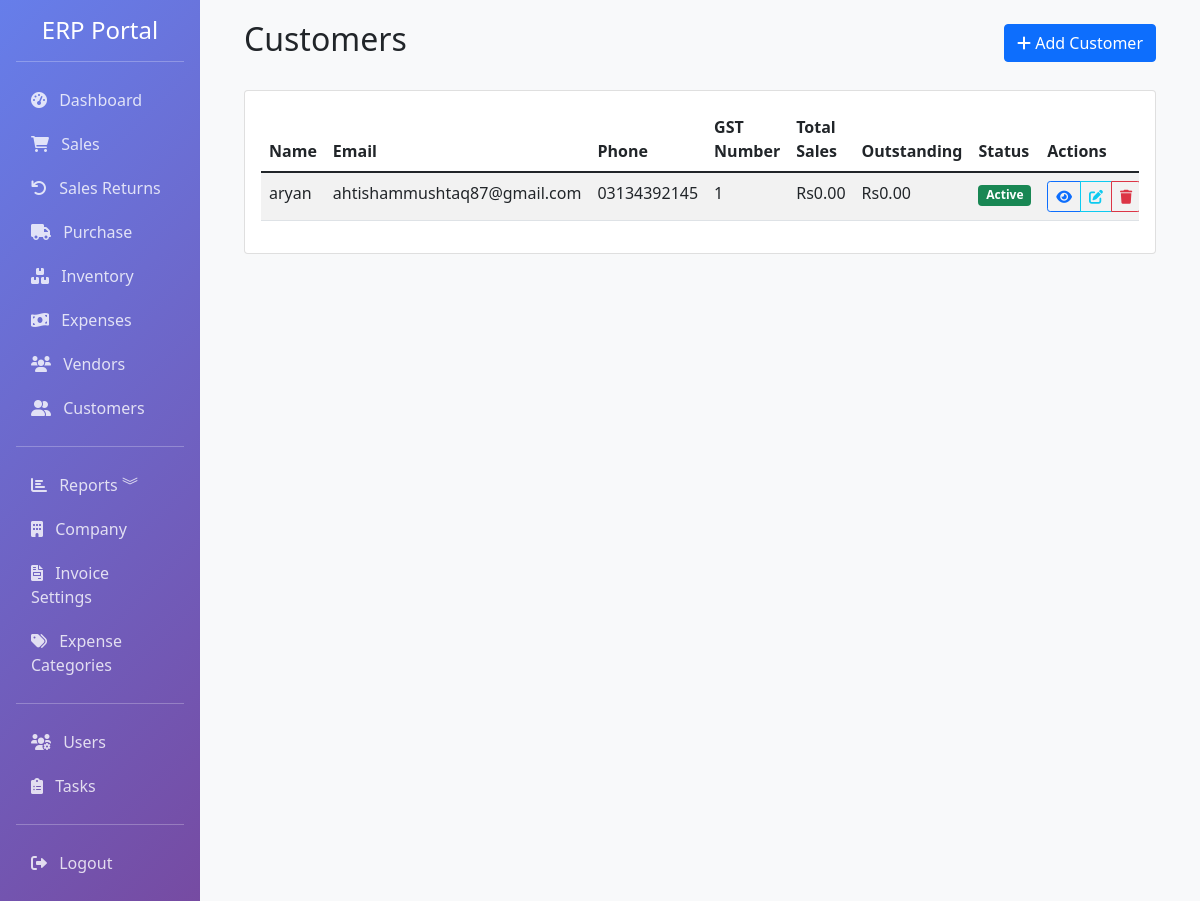
The app's page /sales/customers (signed in) with its own data.
### app/models.py (models this page shows, shortened)
class Customer(db.Model):
    __tablename__ = 'customers'
    id = db.Column(db.Integer, primary_key=True)
    name = db.Column(db.String(100), nullable=False, index=True)
    email = db.Column(db.String(120), index=True)
    phone = db.Column(db.String(20))
    address = db.Column(db.Text)
    gst_number = db.Column(db.String(20), index=True)
    credit_limit = db.Column(db.Float, default=0)
    opening_balance = db.Column(db.Float, default=0)
    is_active = db.Column(db.Boolean, default=True)
    created_at = db.Column(db.DateTime, default=datetime.utcnow)
    updated_at = db.Column(db.DateTime, default=datetime.utcnow, onupdate=datetime.utcnow)
    sales = db.relationship('Sale', backref='customer', lazy=True, cascade='all, delete-orphan')
    @property
    def total_sales(self):
        return sum(sale.total for sale in self.sales)
    @property
    def outstanding_balance(self):
        return sum(sale.total - sale.paid_amount for sale in self.sales if sale.status != 'paid')

### app/routes/sales.py (the view)
@bp.route('/customers')
@login_required
def customers():
    customers = Customer.query.all()
    return render_template('sales/customers.html', customers=customers)

### app/models.py (called while the page is built)
    @property
    def is_admin(self):
        return self.role == 'admin'

### app/templates/sales/customers.html (shortened to what this page needs)
{% extends "base.html" %}
{% block content %}
<div class="container-fluid">
    <div class="d-flex justify-content-between align-items-center mb-4">
        <h2>Customers</h2>
        <a href="{{ url_for('sales.add_customer') }}" class="btn btn-primary">
            <i class="fas fa-plus"></i> Add Customer
        </a>
    </div>
    <div class="card">
        <div class="card-body">
            <div class="table-responsive">
                <table class="table table-striped">
                    <thead>
                        <tr>
                            <th>Name</th>
                            <th>Email</th>
                            <th>Phone</th>
                            <th>GST Number</th>
                            <th>Total Sales</th>
                            <th>Outstanding</th>
                            <th>Status</th>
                            <th>Actions</th>
                        </tr>
                    </thead>
                    <tbody>
                        {% for customer in customers %}
                        <tr>
                            <td>{{ customer.name }}</td>
                            <td>{{ customer.email or '-' }}</td>
                            <td>{{ customer.phone or '-' }}</td>
                            <td>{{ customer.gst_number or '-' }}</td>
                            <td>Rs{{ "%.2f"|format(customer.total_sales) }}</td>
                            <td>Rs{{ "%.2f"|format(customer.outstanding_balance) }}</td>
                            <td>
                                <span class="badge bg-{{ 'success' if customer.is_active else 'danger' }}">
                                    {{ 'Active' if customer.is_active else 'Inactive' }}
                                </span>
                            </td>
                            <td>
                                <div class="btn-group" role="group">
                                    <a href="{{ url_for('sales.customer_profile', id=customer.id) }}" class="btn btn-sm btn-outline-primary" title="View Profile">
                                        <i class="fas fa-eye"></i>
                                    </a>
                                    <a href="{{ url_for('sales.edit_customer', id=customer.id) }}" class="btn btn-sm btn-outline-info" title="Edit">
                                        <i class="fas fa-edit"></i>
                                    </a>
                                    <button type="button" class="btn btn-sm btn-outline-danger" title="Delete" data-bs-toggle="modal" data-bs-target="#deleteModal{{ customer.id }}">
                                        <i class="fas fa-trash"></i>
                                    </button>
                                </div>
                            </td>
                        </tr>
                        {% endfor %}
                    </tbody>
                </table>
            </div>
        </div>
    </div>
</div>
{% endblock %}

### records on screen
Customer: name "aryan", email "ahtishammushtaq87@gmail.com", phone "03134392145", gst_number "1", total_sales "0.00", outstanding_balance "0.00", is_active "Active"
